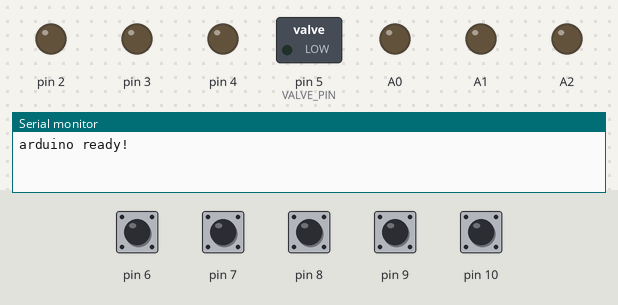
Simulated run of this sketch. Board: Teensy 4. Parts: switched loads named in the sketch (green lamp = pin HIGH), output pins drawn as LEDs (lit = HIGH), the last lines printed to the serial monitor. The inputs (shaded band) are chosen by the test bench; at power-on: pin 6–10 HIGH.

Above: at 1.2 s.
1.3 s: pin 6 pulled LOW for 0.15 s
At 2.1 s:
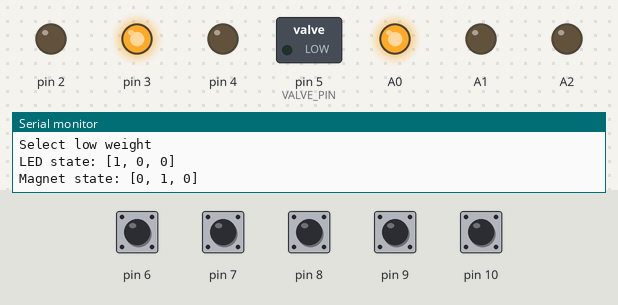
2.9 s: pin 7 pulled LOW for 0.15 s
At 3.4 s:
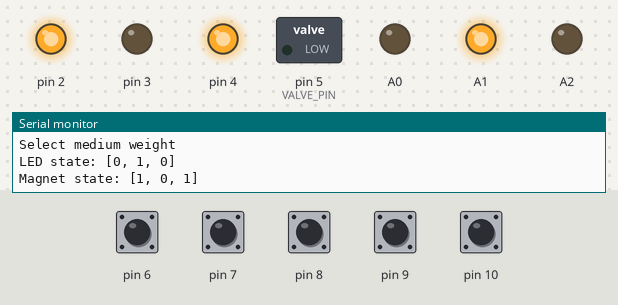
4.5 s: pin 8 pulled LOW for 0.15 s
At 5.7 s:
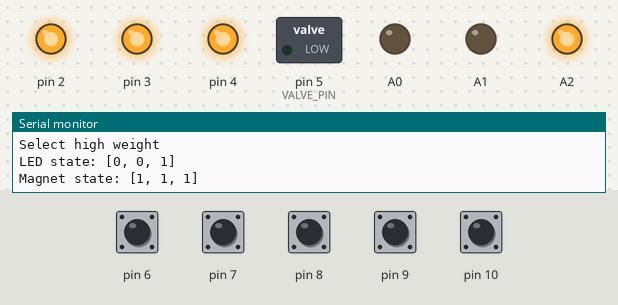
6.1 s: pin 10 pulled LOW for 0.15 s
At 6.18 s:
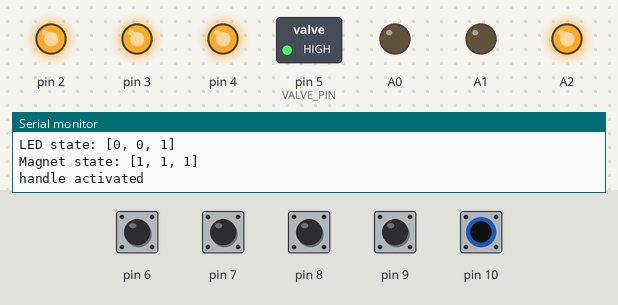
7.7 s: pin 9 pulled LOW for 0.15 s
9.3 s: pin 6 pulled LOW for 1 s
At 10.6 s:
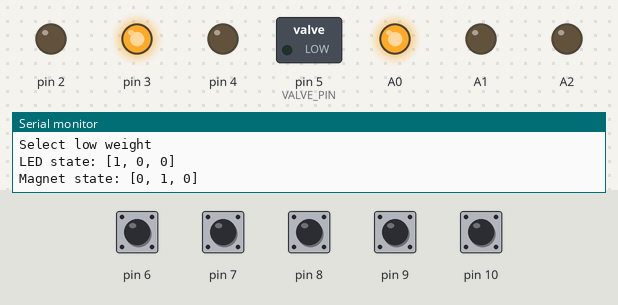
Timing chart, 0 to 29.3 s (numbered marks = the images above; inputs shaded):
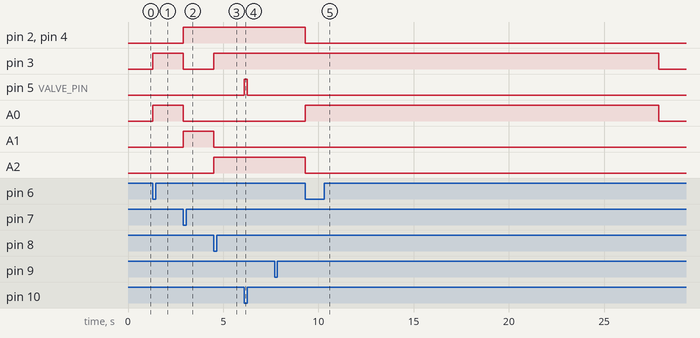

The sketch:

Exolift_Control.ino
```cpp
//This code monitors the high/low states of three pushbuttons and one lockout switch.
//When one of the pushbuttons goes "low", a corresponding LED turns "on", and the other LEDs turn "off".
//The pushbuttons are interlocked, so that while one is being pushed, the other two are ignored.
//If the lockout switch is set "low", all three pushbuttons are ignored, but the last LED that was turned on stays "on".

//included libraries
#include "Leds.h"
#include "Weights.h"
#include "Button.h"
#include "ButtonLockout.h"
#include "IntervalTimer.h"
#include "SerialPrintf.h"

// Leds
#define LED1 A0
#define LED2 A1
#define LED3 A2
Leds leds(LED1, LED2, LED3);

// Weights
#define EM_LEFT 2
#define EM_CENTER 3
#define EM_RIGHT 4
Weights weights(EM_LEFT, EM_CENTER, EM_RIGHT);


// Buttons
#define BUTTON_LOW 6
#define BUTTON_MED 7
#define BUTTON_HI  8
#define BUTTON_LOCKOUT 9
#define NO_ACTIVITY_TIMEOUT 20000
IntervalTimer weightTimeout(NO_ACTIVITY_TIMEOUT);
Buttons buttons(BUTTON_LOW, BUTTON_MED, BUTTON_HI, BUTTON_LOCKOUT, weightTimeout, leds, weights);

// Valve
#define VALVE_PIN 5
#define BUTTON_HANDLE 10
class HandleButton : public smm::Button {
	protected:
	int valvePin;

	public:
	HandleButton(int pin, int valvePin) : Button(pin), valvePin(valvePin) {
		pinMode(valvePin, OUTPUT);
	}

	void onPress() {
		SerialPrintf("handle activated\n");
		digitalWrite(valvePin, 1);
	}

	void onRelease() {
		SerialPrintf("handle released\n");
		digitalWrite(valvePin, 0);
	}
} handle(BUTTON_HANDLE, VALVE_PIN);


void setup() {
	Serial.begin(115200);
	SerialPrintf("arduino ready!\n");
}


void loop() {
	buttons.update();
	handle.update();
	if (weightTimeout.triggered()) {
		SerialPrintf("timed out!\n");
		leds.set(0, 0, 0);
		weights.selectNone();
	}
}
```

Button.h
```cpp
#ifndef SMM_BUTTON_H
#define SMM_BUTTON_H

#include <Arduino.h>

namespace smm {
	class Button {
		protected:
		unsigned int buttonPin;
		bool inverted;
		bool isPressed;
		unsigned long debounceStartTime;
		unsigned long debounceTime;
		bool debouncing;

		bool getState() {
			bool state = !digitalRead(buttonPin);
			if (inverted)
				return !state;
			return state;
		}

		bool debounceDone() {
			return millis() - debounceStartTime > debounceTime;
		}

		public:

		Button(unsigned int pin, unsigned long debounceTime=5, bool inverted=false) :
			buttonPin(pin), inverted(inverted), debounceTime(debounceTime), debouncing(false)
	       	{
			pinMode(buttonPin, INPUT_PULLUP);
			isPressed = getState();
		}

		virtual void onPress() {}
		virtual void onRelease() {}
		virtual void whilePressed() {}
		virtual void whileReleased() {}

		void update() {
			if (debouncing) {
				if (debounceDone()) {
					isPressed = getState();
					debouncing = false;
					if (isPressed)
						onPress();
					else
						onRelease();
				}

			}
			else { /* not debouncing */
				bool state = getState();
				if (state != isPressed) {
					debouncing = true;
					debounceStartTime = millis();
				}
			}

			if (isPressed)
				whilePressed();
			else
				whileReleased();
		}

	};
}

#endif
```

ButtonLockout.h
```cpp
#pragma once

#include <Arduino.h>
#include "Button.h"
#include "Weights.h"
#include "Leds.h"
#include "SerialPrintf.h"
#include "IntervalTimer.h"

#define BUTTON_LOW 6
#define BUTTON_MED 7
#define BUTTON_HI  8
#define BUTTON_LOCKOUT 9
#define BUTTON_HANDLE 10


/* button to lock other buttons */
class LockoutButton : public smm::Button {
	protected:
	bool locked;
	IntervalTimer& timer;

	void onPress() {
		SerialPrintf("lockout: locked\n");
		locked = true;
		timer.stop();
	}

	void onRelease() {
		SerialPrintf("lockout: unlocked\n");
		locked = false;
		timer.start();
	}

	public:
	LockoutButton(int pin, IntervalTimer& timer) : Button(pin), timer(timer) { locked = false; }
	bool isLocked() { return locked; }
};


/* base class for buttons to disable with the interlock */
class InterlockedButton : public smm::Button {
	protected:
	LockoutButton& interlock;
	Leds& leds;
	Weights& weights;

	public:
	InterlockedButton(int pin, LockoutButton& interlock, Leds& leds, Weights& weights)
		: Button(pin), interlock(interlock), leds(leds), weights(weights) {}

	/* this function triggers only if the interlock is unlocked */
	virtual void onInterlockPress() {}

	void onPress() {
		SerialPrintf("Button on pin %d pressed\n", buttonPin);
		/* if interlock button is locked, do nothing */
		if (interlock.isLocked()) {
			SerialPrintf("Interlock enabled; press on %d has no effect\n", buttonPin);
			return;
		}
		onInterlockPress();
	}
};


/* low weight selector */
class ButtonLow : public InterlockedButton {
	public:
	ButtonLow(int pin, LockoutButton& interlock, Leds& leds, Weights& weights)
		: InterlockedButton(pin, interlock, leds, weights)
	{}
	void onInterlockPress() {
		SerialPrintf("Select low weight\n");
		leds.set(1, 0, 0);
		weights.selectCenter();
		Serial.println();
	}
};


/* medium weight selector */
class ButtonMed : public InterlockedButton {
	public:
	ButtonMed(int pin, LockoutButton& interlock, Leds& leds, Weights& weights)
		: InterlockedButton(pin, interlock, leds, weights)
	{}
	void onInterlockPress() {
		SerialPrintf("Select medium weight\n");
		leds.set(0, 1, 0);
		weights.selectOuter();
		Serial.println();
	}
};


/* high weight selector */
class ButtonHi : public InterlockedButton {
	public:
	ButtonHi(int pin, LockoutButton& interlock, Leds& leds, Weights& weights)
		: InterlockedButton(pin, interlock, leds, weights)
	{}
	void onInterlockPress() {
		SerialPrintf("Select high weight\n");
		leds.set(0, 0, 1);
		weights.selectAll();
		Serial.println();
	}
};


/* group weights together */
class Buttons {
	protected:
	LockoutButton lockout;
	ButtonLow low;
	ButtonMed med;
	ButtonHi hi;

	public:
	Buttons(int lowPin, int medPin, int hiPin, int lockoutPin,
		IntervalTimer& timer, Leds& leds, Weights& weights)
		: lockout(lockoutPin, timer),
		  low(lowPin, lockout, leds, weights),
		  med(medPin, lockout, leds, weights),
		  hi (hiPin,  lockout, leds, weights)
	{}

	void update() {
		lockout.update();
		low.update();
		med.update();
		hi.update();
	}
};
```

IntervalTimer.h
```cpp
#pragma once

#include <Arduino.h>

class IntervalTimer {
	public:
	IntervalTimer(unsigned long milliseconds) {
		interval = milliseconds;
		active = false;
	}

	void start() {
		active = true;
		startTime = millis();
	}

	void stop() {
		active = false;
	}

	bool triggered() {
		if (!active) return false;

		if (millis() - startTime > interval) {
			active = false;
			return true;
		}
		return false;
	}

	protected:
		unsigned long startTime, interval;
		bool active;
};
```

Leds.h
```cpp
#pragma once

#include <Arduino.h>
#include "SerialPrintf.h"


class Leds {
	protected:
		int led1, led2, led3;

	public:
		Leds(int ledPin1, int ledPin2, int ledPin3) {
			led1 = ledPin1;
			led2 = ledPin2;
			led3 = ledPin3;
			pinMode(led1, OUTPUT);
			pinMode(led2, OUTPUT);
			pinMode(led3, OUTPUT);
		}

		void set(bool state1, bool state2, bool state3) {
			SerialPrintf("LED state: [%d, %d, %d]\n", state1, state2, state3);
			digitalWrite(led1, state1);
			digitalWrite(led2, state2);
			digitalWrite(led3, state3);
		}
};
```

SerialPrintf.h
```cpp
#pragma once

#include <string.h>
#include <stdlib.h>

#ifndef SERIAL_PRINTF_BUFFER_SIZE
#define SERIAL_PRINTF_BUFFER_SIZE 128
#endif

void SerialPrintf(const char *fmt, ...) {
	char buf[SERIAL_PRINTF_BUFFER_SIZE];
	va_list args;
	va_start(args, fmt);

	vsnprintf(buf, SERIAL_PRINTF_BUFFER_SIZE, fmt, args);
	Serial.print(buf);
	va_end(args);
}
```

Weights.h
```cpp
#pragma once

#include <Arduino.h>
#include "SerialPrintf.h"

class Weights {
	protected:
		int emLeft, emCenter, emRight;
		void select(bool left, bool center, bool right) {
			SerialPrintf("Magnet state: [%d, %d, %d]\n", left, center, right);
			digitalWrite(emLeft, left);
			digitalWrite(emCenter, center);
			digitalWrite(emRight, right);
		}

	public:
		Weights(int emLeftPin, int emCenterPin, int emRightPin) {
			emLeft = emLeftPin;
			pinMode(emLeft, OUTPUT);
			emCenter = emCenterPin;
			pinMode(emCenter, OUTPUT);
			emRight = emRightPin;
			pinMode(emRight, OUTPUT);
		}

		void selectNone() {
			select(0, 0, 0);
		}

		void selectCenter() {
			select(0, 1, 0);
		}

		void selectOuter() {
			select(1, 0, 1);
		}

		void selectAll() {
			select(1, 1, 1);
		}
};
```

Measured:
- after the input at 1.3 s, pin 3, A0: LOW → HIGH at once
- after the input at 2.9 s, pin 2, pin 4, A1: LOW → HIGH at once; pin 3, A0: HIGH → LOW at once
- after the input at 4.5 s, pin 3, A2: LOW → HIGH at once; A1: HIGH → LOW at once
- after the input at 6.1 s, pin 5 (VALVE_PIN): LOW → HIGH at once, → LOW 0.15 s later
- after the input at 9.3 s, pin 2, pin 4, A2: HIGH → LOW after 0.01 s instead of 18.6 s; A0: LOW → HIGH at once, → LOW 18.6 s later
